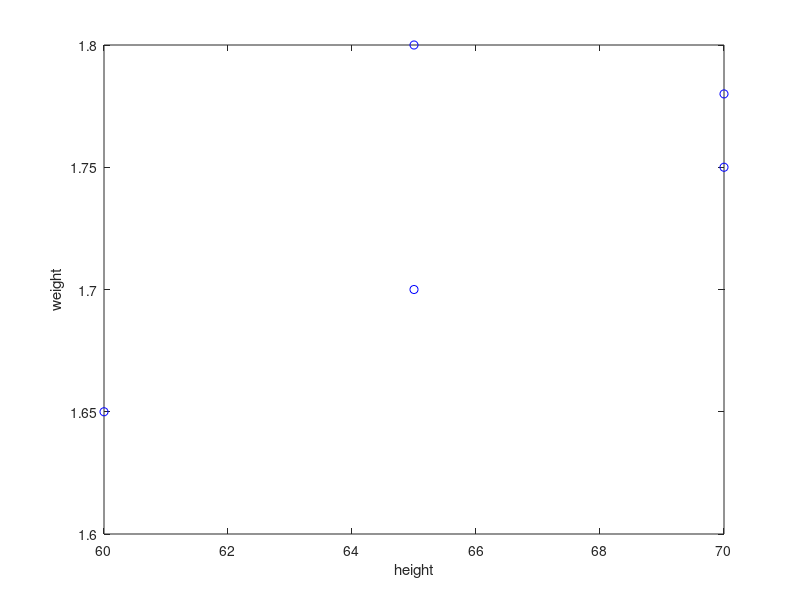

Write the MATLAB code that produced this figure.
%test2.m
%任务2
clc;
clear;
close all;
data=[65 70 60 65 70; 1.7 1.75 1.65 1.80 1.78 ];
plot(data(1,:),data(2,:),'bo');
xlabel('height');ylabel('weight');
disp('(1)找到5位同学中身高最矮的那位同学的编号：');
height_data=data(2,:);%将身高数据提取出来
height_data_min=min(height_data);%求出身高最小值；
s=1;%假设身高最矮的同学的编号是
for i=1:length(height_data)%循环查找身高最矮的同学的编号
    if(find(height_data_min==height_data(i)))
        break;
    end
    s=s+1;
end
weight_data_min=data(1,s);%将身高最矮的同学的体重求出来
student_avg=[weight_data_min height_data_min];%将那位学生的数据保存到student_avg中
avg=mean(data');%将平均值数据保存到avg中
fprintf("身高最矮的那位同学的编号为：%d；\n他的体重为：%0.3fkg\n他的身高为：%0.3fm\n",s,student_avg(1),student_avg(2));
fprintf("体重平均值为：%0.3fkg\n身高平均值为：%0.3fm\n",avg(1),avg(2));
disp('press any button to continue:');
pause

disp('(2)计算该同学与均值数据之间的欧式距离：');
% % avg
% % student_avg
temp=student_avg'-avg';%计算 Xi-Xj 得到一个列向量
euclid=sqrt(temp'*temp);  
fprintf('欧式距离为：%0.4f\n',euclid);
disp('press any button to continue:');
pause

temp=student_avg'-avg';%计算 Xi-Xj 得到一个列向量
disp('(3)计算该同学与均值数据之间的马氏距离：');
X=1/2*(student_avg'+avg');%对两个样本进行求平均值操作
S1=(student_avg'-X)*(student_avg'-X)';%类似求两个样本到它们平均值之间的欧式距离
S2=(avg'-X)*(avg'-X)';%类似求两个样本到它们平均值之间的欧式距离
S=S1+S2;%两个欧式距离进行求平均值
mahalanobis=sqrt(temp'*(S^-1)*temp);%求得马氏距离
fprintf('该同学与均值数据之间的马氏距离为：%0.2f\n',mahalanobis);
disp('press any button to continue:');
pause

disp('(4)计算该同学与均值数据之间的夹角余弦距离：');
% % avg
% % student_avg
Xi=student_avg;%样品
Xj=avg';%均值数据
%欧式距离
xi=Xi(1)^2+Xi(2)^2;
xj=Xj(1)^2+Xj(2)^2;
xi_i=sqrt(Xi(1)^2+Xi(2)^2);
xj_j=sqrt(Xj(1)^2+Xj(2)^2);
%计算夹角余弦距离
anglecos=(Xi*Xj)/(xi_i*xj_j);
fprintf('(该同学与均值数据之间的夹角余弦距离：%0.2f\n',anglecos);
disp('press any button to end!');
pause
